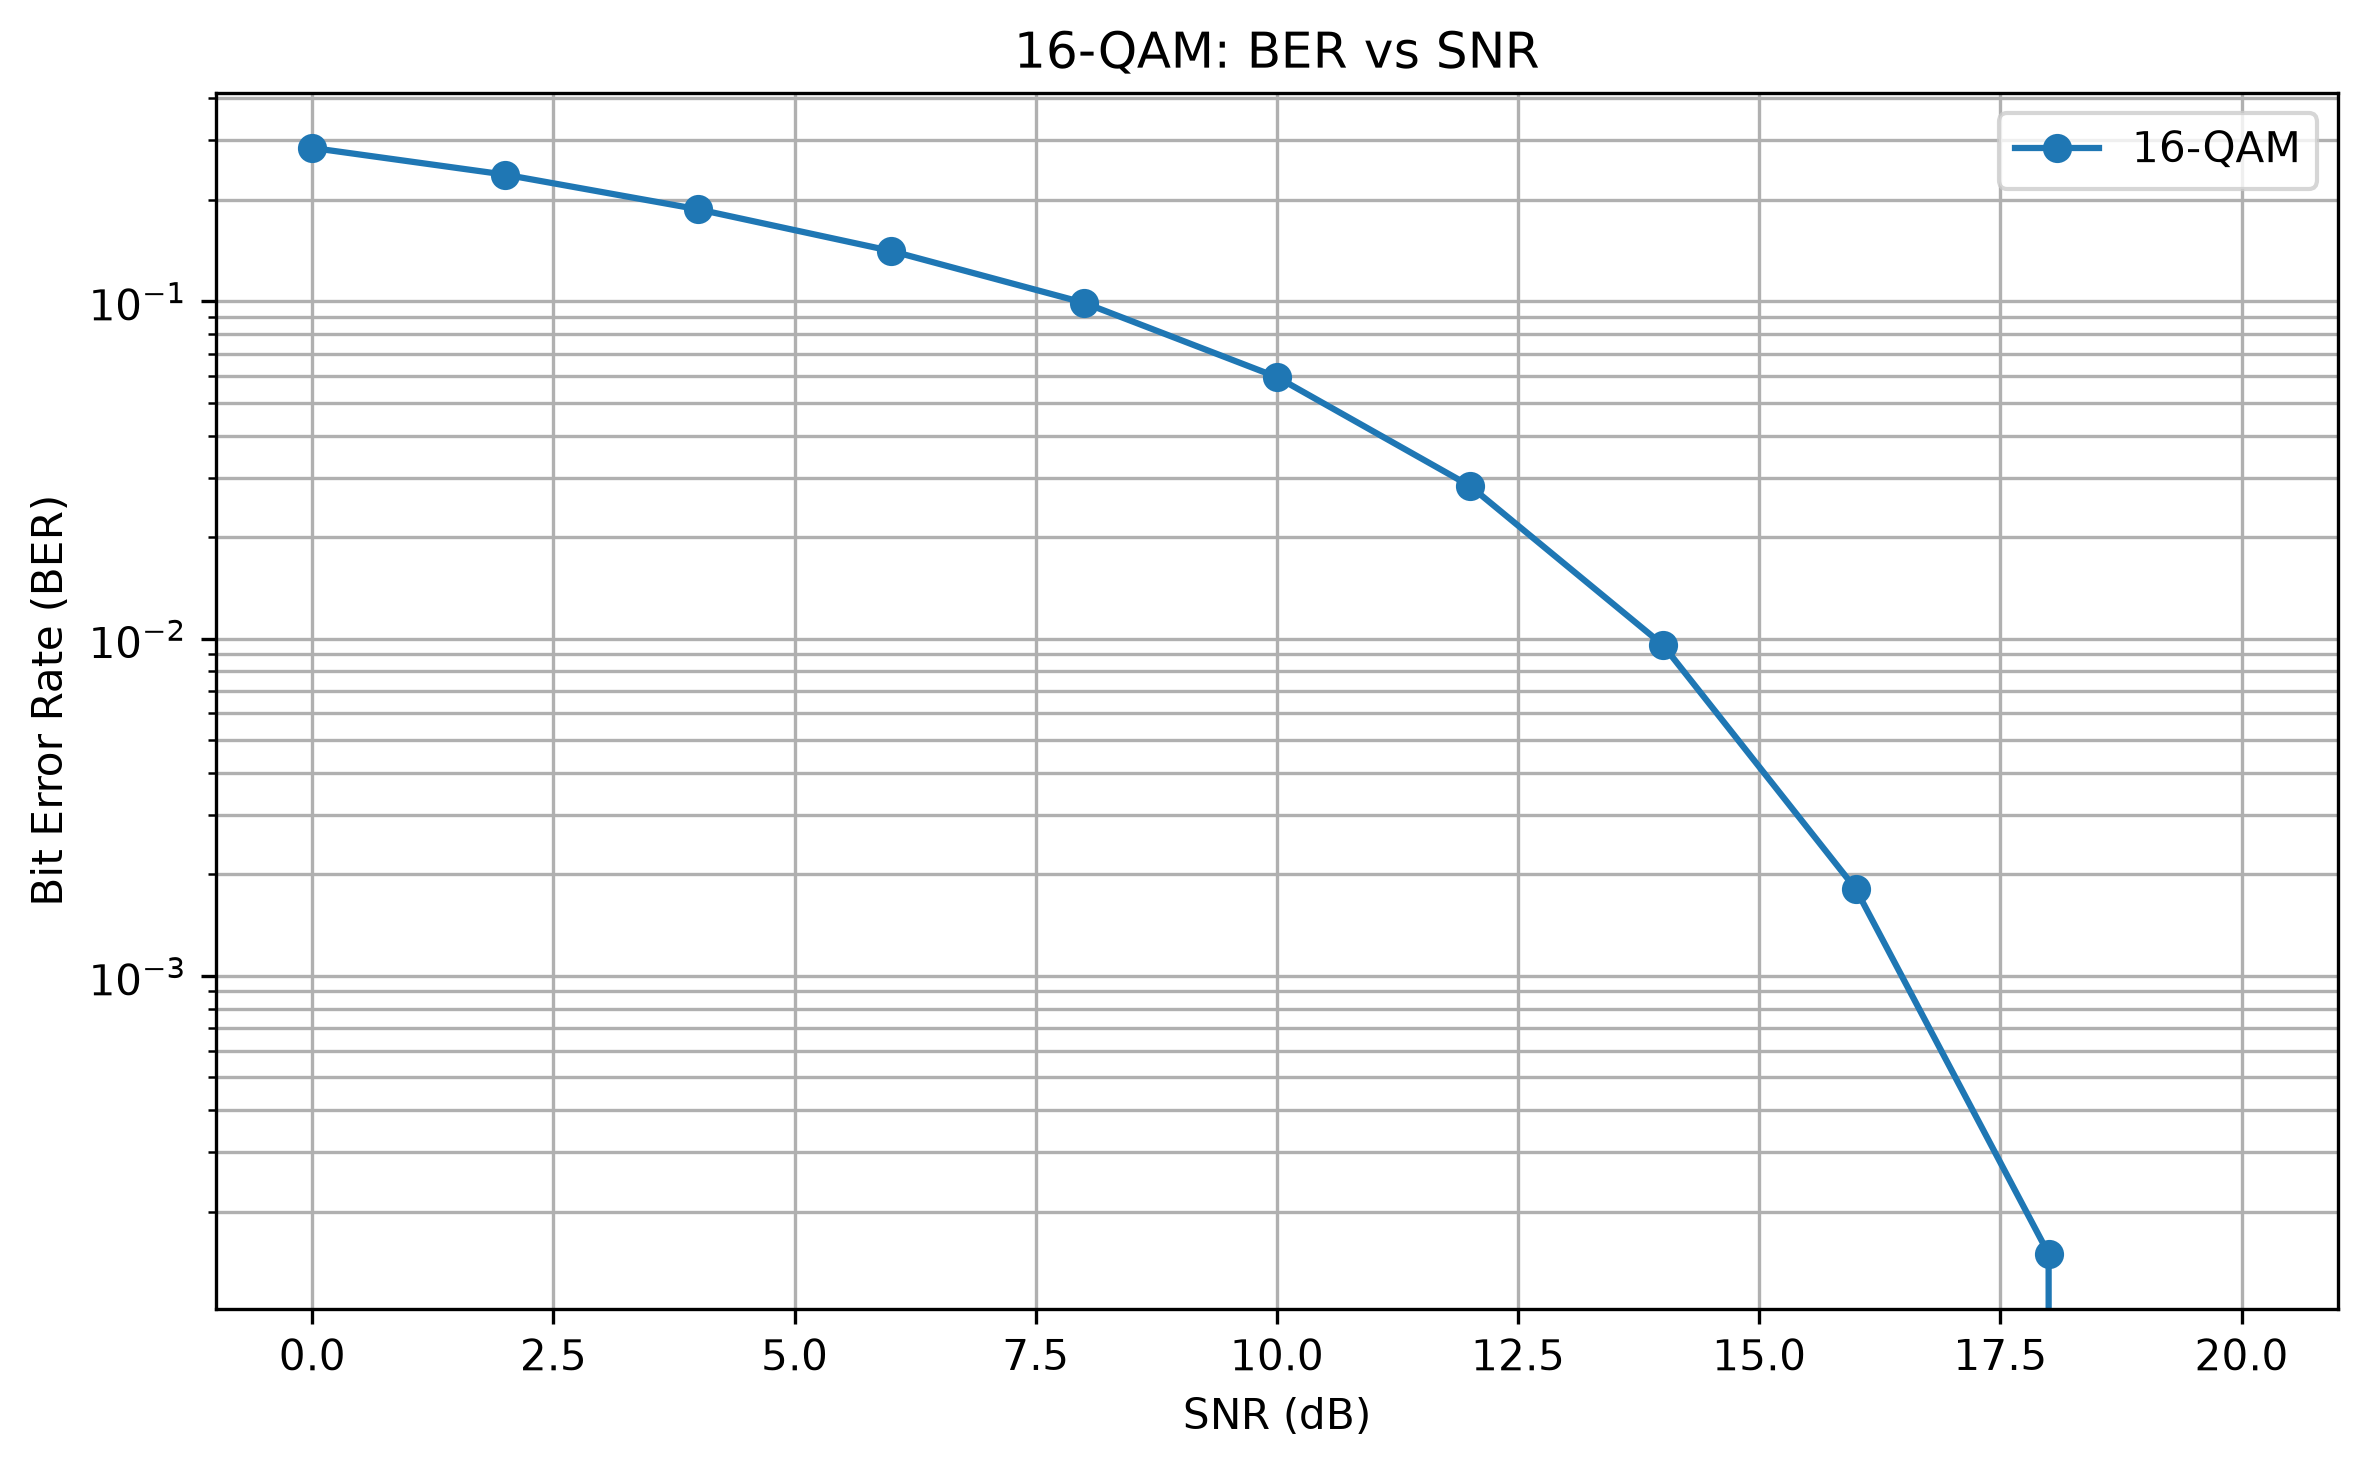

Write the Python code that produced this figure.
import numpy as np
import matplotlib.pyplot as plt
from pathlib import Path

# 1. Basic settings
np.random.seed(42)

num_symbols = 20000
bits_per_symbol = 4

# Gray-coded 16-QAM mapping
mapping = {
    (0, 0): -3,
    (0, 1): -1,
    (1, 1):  1,
    (1, 0):  3
}

reverse_mapping = {
    -3: (0, 0),
    -1: (0, 1),
     1: (1, 1),
     3: (1, 0)
}

levels = np.array([-3, -1, 1, 3])
bit_pairs = np.array([
    [0, 0],
    [0, 1],
    [1, 1],
    [1, 0]
])

# 2. Generate random bits
bits = np.random.randint(
    0, 2, num_symbols * bits_per_symbol
)

bit_groups = bits.reshape(-1, 4)

# 3. 16-QAM modulation
I_signal = np.array([
    mapping[tuple(pair)] for pair in bit_groups[:, :2]
])

Q_signal = np.array([
    mapping[tuple(pair)] for pair in bit_groups[:, 2:]
])

tx_symbols = (I_signal + 1j * Q_signal) / np.sqrt(10)

signal_power = np.mean(np.abs(tx_symbols)**2)

# 4. Test different SNR values
snr_values = np.arange(0, 22, 2)
ber_values = []

for snr_db in snr_values:

    snr_linear = 10**(snr_db / 10)
    noise_power = signal_power / snr_linear

    noise = np.sqrt(noise_power / 2) * (
        np.random.randn(num_symbols)
        + 1j * np.random.randn(num_symbols)
    )

    rx_symbols = tx_symbols + noise

    # 5. Demodulation: find nearest constellation levels
    normalized_levels = levels / np.sqrt(10)

    i_indices = np.argmin(
        np.abs(
            rx_symbols.real[:, None]
            - normalized_levels[None, :]
        ),
        axis=1
    )

    q_indices = np.argmin(
        np.abs(
            rx_symbols.imag[:, None]
            - normalized_levels[None, :]
        ),
        axis=1
    )

    # Convert detected levels back into bits
    i_bits = bit_pairs[i_indices]
    q_bits = bit_pairs[q_indices]

    received_bits = np.column_stack(
        (i_bits, q_bits)
    ).reshape(-1)

    # 6. Calculate BER
    errors = np.sum(bits != received_bits)
    ber = errors / len(bits)

    ber_values.append(ber)

    print(
        f"SNR: {snr_db:2d} dB | "
        f"Errors: {errors:5d} | BER: {ber:.6f}"
    )

# 7. Plot BER versus SNR
plt.figure(figsize=(8, 5))

plt.semilogy(
    snr_values,
    ber_values,
    marker="o",
    label="16-QAM"
)

plt.xlabel("SNR (dB)")
plt.ylabel("Bit Error Rate (BER)")
plt.title("16-QAM: BER vs SNR")
plt.grid(True, which="both")
plt.legend()

plt.tight_layout()

# Save output graph
output_dir = Path(__file__).resolve().parent / "outputs"
output_dir.mkdir(exist_ok=True)

plt.savefig(
    output_dir / "ber_analysis.png",
    dpi=300,
    bbox_inches="tight"
)

plt.show()

print("\nBER analysis completed successfully!")
